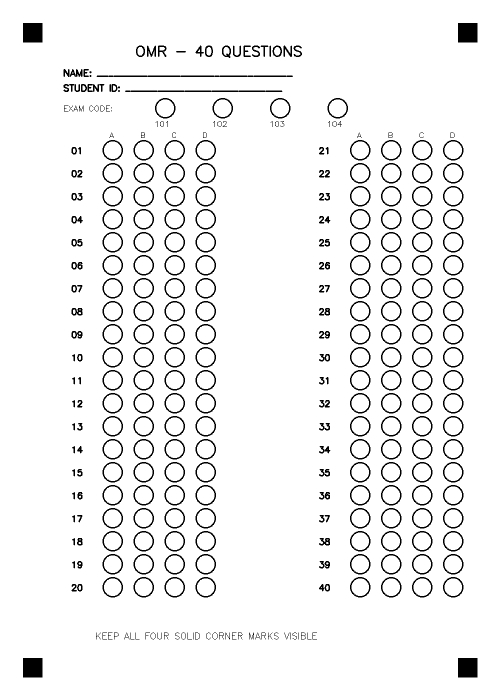
#> input picture OMR_40_v3/mau_phieu_40_cau.png, 1000 x 1400 px (shown at 1/2 size)
$ python -i omr.py   (imports and definitions only)   (older library calls are emulated)
#> lines starting #> are read from the running program, lines starting #| are printed output that depends on the picture; after the words box and inside, x2 and y2 are one past the last pixel; in counts of white or black regions, pixels touching at a corner belong together
#> further down, picture is the input picture: shape (1400, 1000, 3); 94.5% white; 330 black regions (14 under 20 px), largest, box (x1, y1, x2, y2) and area: (46, 46, 85, 85) 1521, (916, 46, 955, 85) 1521, (46, 1316, 85, 1355) 1521
"""40-question fixed-layout OMR. No OCR or machine-learning model required."""
from __future__ import annotations

import re
import zlib
import cv2
import numpy as np

W, H = 1000, 1400
LETTERS = 'ABCD'
CODES = ('101', '102', '103', '104')
MARKERS = np.float32([[65, 65], [935, 65], [935, 1335], [65, 1335]])
NUM_QUESTIONS = 40
DEFAULT_KEY = LETTERS * 10
# Mỗi mẫu có tối đa 4 ô mã đề, nhưng có thể tạo không giới hạn nhóm mẫu.
STAMP_Y = 1231
STAMP_START_X = 190
STAMP_STEP = 26
STAMP_LEFT_GUARD = 146
STAMP_RIGHT_GUARD = 824
STAMP_BITS = 24


def normalize_code(value: str) -> str:
    """Giữ nguyên cả số 0 ở đầu: 001, 105, 999."""
    if not isinstance(value, str) or re.fullmatch(r'[0-9]{3}', value.strip()) is None:
        raise ValueError('Mã đề phải gồm đúng 3 chữ số (ví dụ: 105 hoặc 001).')
    return value.strip()


def validate_sheet_codes(codes) -> tuple[str, ...]:
    if not isinstance(codes, (tuple, list)) or not 1 <= len(codes) <= 4:
        raise ValueError('Mỗi mẫu phiếu cần từ 1 đến 4 mã đề.')
    result = tuple(normalize_code(code) for code in codes)
    if len(result) != len(set(result)):
        raise ValueError('Các mã đề trên cùng một phiếu không được trùng nhau.')
    return result


def template_checksum(codes) -> int:
    codes = validate_sheet_codes(codes)
    return zlib.crc32('|'.join(codes).encode('ascii')) & ((1 << STAMP_BITS) - 1)


# [9 lines left out: function _draw_template_stamp, not called in this run]


def _read_template_stamp(binary: np.ndarray) -> int | None:
    def sampled(x: int) -> float:
        return float(np.mean(binary[STAMP_Y-5:STAMP_Y+6, x-5:x+6] > 0))
    guards = [sampled(x) for x in (STAMP_LEFT_GUARD, STAMP_RIGHT_GUARD)]
    # Phiếu mẫu V3 cũ chưa có dấu xác minh. Chỉ chấp nhận loại này với 101–104.
    if max(guards) < .20:
        return None
    if min(guards) < .65:
        raise SheetError('Không đọc được dấu xác minh mẫu phiếu. Hãy chụp rõ toàn bộ phiếu.')
    checksum = 0
    for bit in range(STAMP_BITS):
        ratio = sampled(STAMP_START_X + bit * STAMP_STEP)
        if .20 <= ratio <= .65:
            raise SheetError('Dấu xác minh bị mờ hoặc che. Hãy chụp lại phiếu.')
        if ratio > .65:
            checksum |= 1 << bit
    return checksum

class SheetError(ValueError):
    """A sheet cannot safely be processed."""


# [5 lines left out: function bubble_xy, not called in this run]


def code_xy(index: int) -> tuple[int, int]:
    return 330 + index * 115, 216


# [28 lines left out: function blank_sheet, not called in this run]


def image_quality(image: np.ndarray) -> dict:
    if not isinstance(image, np.ndarray) or image.ndim != 3 or image.shape[2] != 3:
        raise SheetError('Ảnh không hợp lệ. Chỉ hỗ trợ ảnh màu JPG/PNG.')
    height, width = image.shape[:2]
#> height = 1400; width = 1000
    if min(height, width) < 450:
        raise SheetError('Ảnh có độ phân giải quá thấp; cạnh ngắn phải từ 450 px.')
    gray = cv2.cvtColor(image, cv2.COLOR_BGR2GRAY)
    brightness = float(gray.mean())
#> brightness = 240.9
    contrast = float(gray.std())
#> contrast = 58.24
    sharpness = float(cv2.Laplacian(gray, cv2.CV_64F).var())
#> sharpness = 9548.7
    if brightness < 40:
        raise SheetError('Ảnh quá tối. Hãy chụp lại dưới ánh sáng tốt hơn.')
    if contrast < 12:
        raise SheetError('Ảnh thiếu tương phản hoặc không có nội dung phiếu hợp lệ.')
    if sharpness < 18:
        raise SheetError('Ảnh quá mờ/nhòe. Hãy lấy nét và chụp lại.')
    return {'brightness': round(brightness, 1), 'contrast': round(contrast, 1), 'sharpness': round(sharpness, 1), 'size': f'{width}x{height}'}


def _find_markers(image: np.ndarray) -> np.ndarray:
    gray = cv2.cvtColor(image, cv2.COLOR_BGR2GRAY)
    hh, ww = gray.shape
#> hh = 1400; ww = 1000
    _, binary = cv2.threshold(gray, 0, 255, cv2.THRESH_BINARY_INV + cv2.THRESH_OTSU)
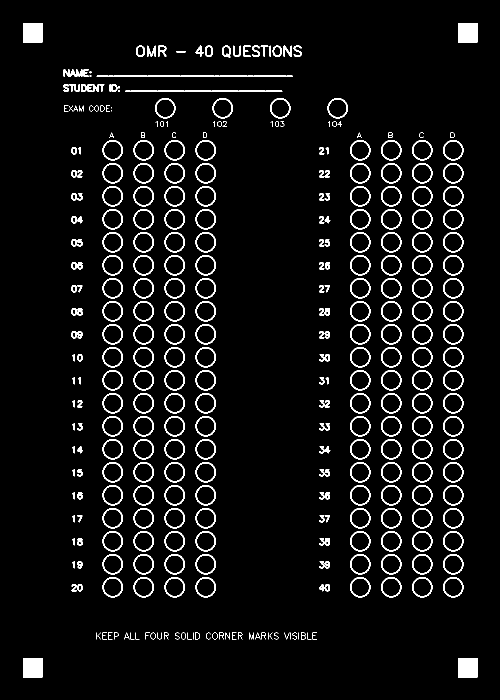
#> binary: shape (1400, 1000) (shown at 1/2 size); 5.5% white; 330 white regions (14 under 20 px)
    contours, _ = cv2.findContours(binary, cv2.RETR_LIST, cv2.CHAIN_APPROX_SIMPLE)
#> contours = 579 contours, 69 with area under 20; largest, box (x1, y1, x2, y2) and area: (916, 1316, 955, 1355) 1444, (46, 1316, 85, 1355) 1444, (916, 46, 955, 85) 1444, (46, 46, 85, 85) 1444, (886, 1154, 927, 1195) 1258
    zones: list[list[tuple[float, float, float]]] = [[], [], [], []]
    for contour in contours:
        area = float(cv2.contourArea(contour))
        if not (max(80., hh * ww * .00015) < area < hh * ww * .02):
            continue
        x, y, w, h = cv2.boundingRect(contour)
        if not (.70 < w / max(h, 1) < 1.32 and area / max(w * h, 1) > .74):
            continue
        mask = np.zeros_like(gray)
        cv2.drawContours(mask, [contour], -1, 255, -1)
        if cv2.mean(gray, mask=mask)[0] > 110:
            continue
        center_x, center_y = x + w / 2, y + h / 2
        # Four corner markers are expected to remain near the sheet's four corners.
        if center_x < ww * .28 and center_y < hh * .28:
            zones[0].append((center_x, center_y, area))
        elif center_x > ww * .72 and center_y < hh * .28:
            zones[1].append((center_x, center_y, area))
        elif center_x > ww * .72 and center_y > hh * .72:
            zones[2].append((center_x, center_y, area))
        elif center_x < ww * .28 and center_y > hh * .72:
            zones[3].append((center_x, center_y, area))
#> this loop made 579 passes
#> area on passes 3 to 5: 54.5, 30, 30
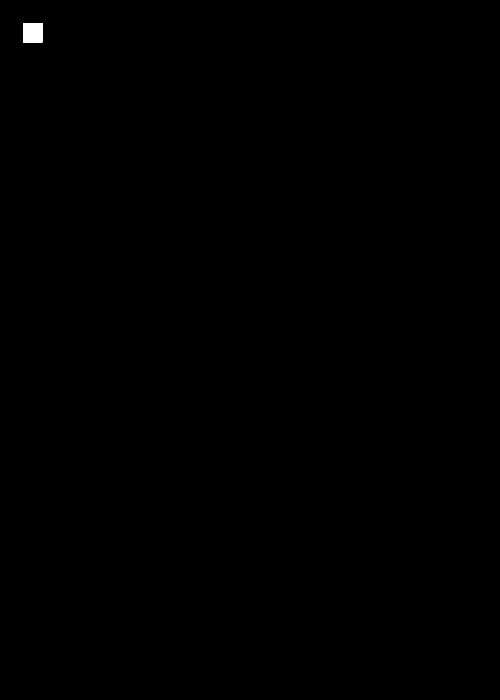
#> mask: shape (1400, 1000) (shown at 1/2 size); 0.11% white; 1 white region, box (x1, y1, x2, y2) and area: (46, 46, 85, 85) 1521
    if any(not zone for zone in zones):
        raise SheetError('Không tìm thấy đủ 4 mốc đen tại góc phiếu. Hãy chụp đầy đủ tờ giấy và thử lại.')
    points = np.float32([max(zone, key=lambda v: v[2])[:2] for zone in zones])
    # Reject implausible / collapsed quadrilaterals.
    quad_area = abs(float(cv2.contourArea(points)))
#> quad_area = 1104900
    if quad_area < hh * ww * .35:
        raise SheetError('Các mốc định vị quá gần nhau hoặc phiếu bị cắt. Hãy chụp lại.')
    return points


def align_sheet(image: np.ndarray) -> np.ndarray:
    image_quality(image)
    source = _find_markers(image)
#> source = [[65.5, 65.5], [935.5, 65.5], [935.5, 1335.5], [65.5, 1335.5]]
    homography = cv2.getPerspectiveTransform(source, MARKERS)
#> homography = [[1, -6.65e-18, -0.5], [2.2e-18, 1, -0.5], [-6.48e-21, -1.03e-19, 1]]
    return cv2.warpPerspective(image, homography, (W, H), borderValue=(255, 255, 255))
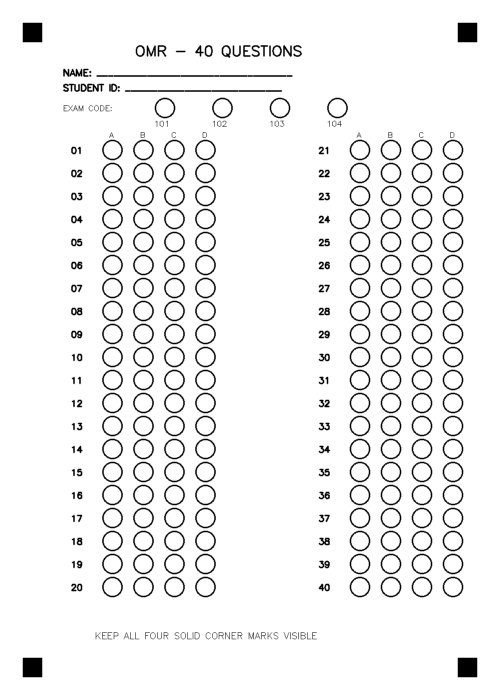
#> returned value: shape (1400, 1000, 3) (shown at 1/2 size); min 0, max 255, mean 240.9


def fill_ratio(binary: np.ndarray, x: int, y: int) -> float:
    if y < 13 or x < 13 or y + 13 >= binary.shape[0] or x + 13 >= binary.shape[1]:
        raise SheetError('Vị trí ô tô nằm ngoài khung ảnh.')
    yy, xx = np.ogrid[-12:13, -12:13]
    mask = xx * xx + yy * yy <= 144
    values = binary[y-12:y+13, x-12:x+13]
    return float(np.mean(values[mask] > 0))


def classify(ratios, threshold: float = .24, margin: float = .055):
    if len(ratios) != 4 or not 0 < threshold < 1 or margin < 0:
        raise ValueError('Tham số phân loại không hợp lệ.')
    hits = [i for i, ratio in enumerate(ratios) if ratio >= threshold]
    if len(hits) >= 2:
        return 'NHIEU'
    if any(abs(ratio - threshold) < margin for ratio in ratios):
        return 'KHONG_RO'
    if not hits:
        return 'TRONG'
    return hits[0]


def recognize(image: np.ndarray, threshold: float = .24, margin: float = .055, codes=CODES):
    codes = validate_sheet_codes(codes)
    aligned = align_sheet(image)
    gray = cv2.cvtColor(aligned, cv2.COLOR_BGR2GRAY)
    binary = cv2.adaptiveThreshold(gray, 255, cv2.ADAPTIVE_THRESH_GAUSSIAN_C, cv2.THRESH_BINARY_INV, 31, 12)
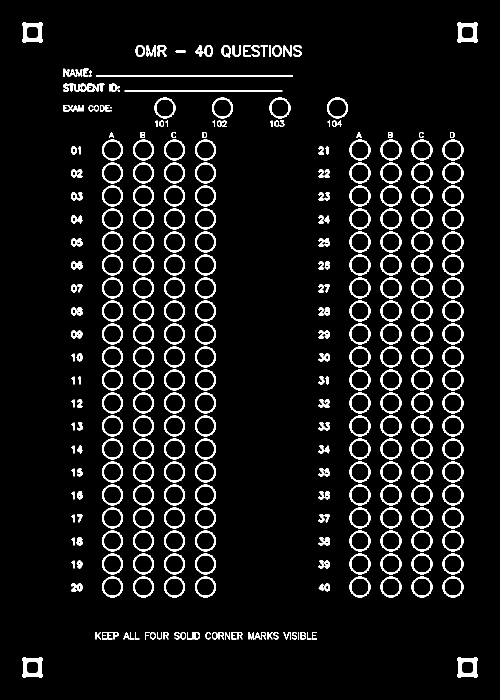
#> binary: shape (1400, 1000) (shown at 1/2 size); 6.8% white; 323 white regions (4 under 20 px), largest, box (x1, y1, x2, y2) and area: (192, 150, 586, 154) 1536, (249, 180, 565, 184) 1236, (45, 45, 85, 85) 1028
    annotated = aligned.copy()
    stamp = _read_template_stamp(binary)
#> in _read_template_stamp, `guards = [sampled(x) for x in (STAMP_LEFT_GUARD, STAMP_RIGHT_GUARD)]`: guards = [0, 0]
    if stamp is None and codes != CODES:
        raise SheetError('Đây là mẫu phiếu cũ 101–104 hoặc thiếu dấu xác minh. Hãy in mẫu mới cho nhóm mã đề đã chọn.')
    if stamp is not None and stamp != template_checksum(codes):
        raise SheetError('Sai nhóm mã đề: mẫu phiếu không khớp với nhóm mã đề đã chọn trên giao diện.')
    code_ratios = [fill_ratio(binary, *code_xy(k)) for k in range(4)]
#> in fill_ratio, `values = binary[y-12:y+13, x-12:x+13]`:
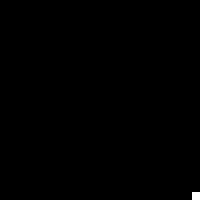
#> values: shape (25, 25) (shown 8 times larger); 0.16% white in thin lines or dots, all inside (x1, y1, x2, y2) = (24, 24, 25, 25)
#> call 2 of fill_ratio, with x = 445, y = 216
#> in fill_ratio (call 2), `yy, xx = np.ogrid[-12:13, -12:13]`: yy = 25 values from -12 to 12
#> in fill_ratio (call 2), `mask = xx * xx + yy * yy <= 144`:
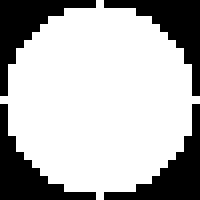
#> mask: shape (25, 25) bool (shown 8 times larger); 70.6% white; 4 black regions, box (x1, y1, x2, y2) and area: (0, 0, 12, 12) 46, (13, 0, 25, 12) 46, (0, 13, 12, 25) 46, (13, 13, 25, 25) 46
#> code_ratios = [0, 0, 0, 0]
    code_choice = classify(code_ratios, threshold, margin)
#> in classify, `hits = [i for i, ratio in enumerate(ratios) if ratio >= threshold]`: hits = []
#> code_choice = 'TRONG'
    if not isinstance(code_choice, int):
#> (the run stopped early here; a loop or call above may not have finished)
